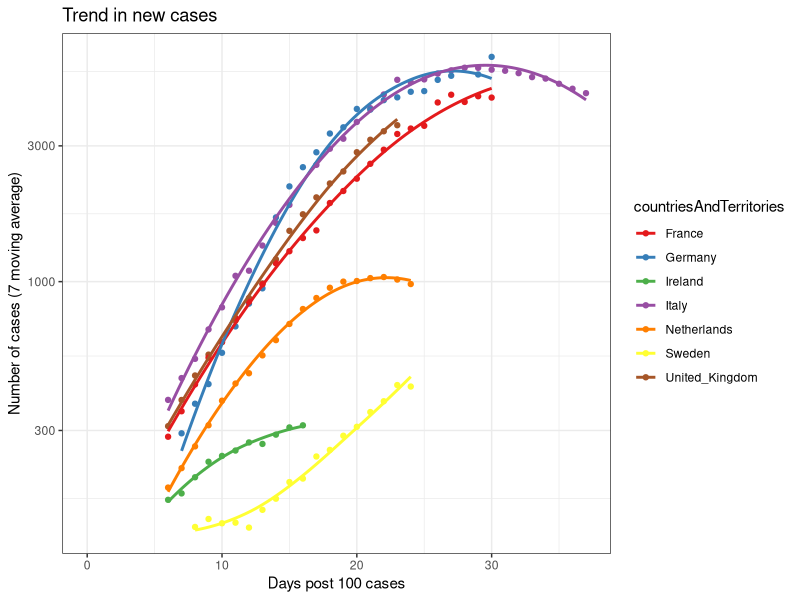
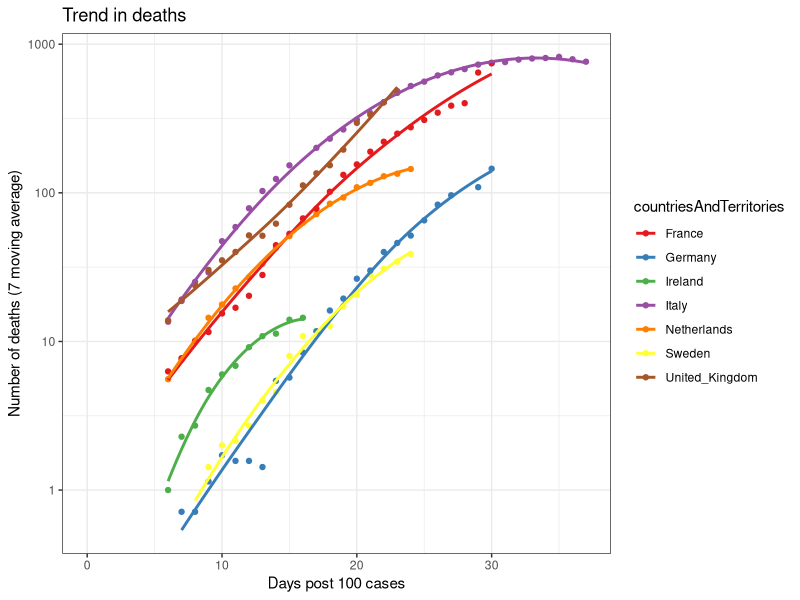
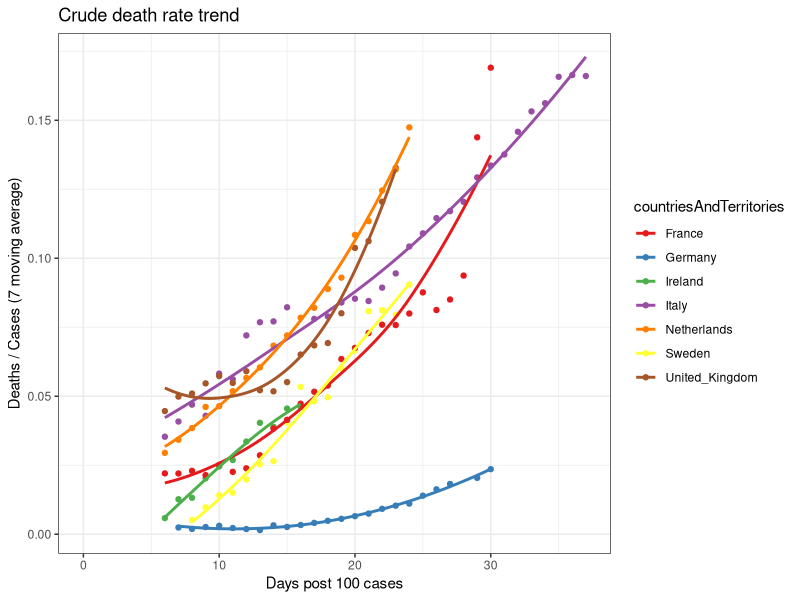
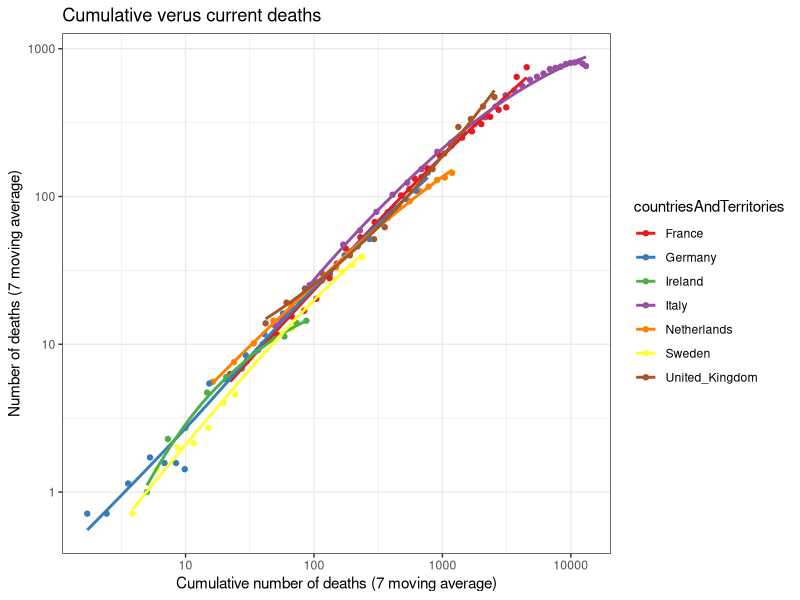

Recreate these plots in R, in order.
## ---- chunk 1
knitr::opts_chunk$set(echo = TRUE)
#setwd("~/git_repos/corona/")

library(readxl)
library(ggplot2)
library(zoo)
## ---- chunk 2
d = read_excel("COVID-19-geographic-disbtribution-worldwide.xlsx")
d$countriesAndTerritories = as.factor(d$countriesAndTerritories)
d$julian = as.numeric(julian(d$dateRep))
d$ID = c(1:nrow(d))

# Order deaths by time
ind = order(d$julian, d$countriesAndTerritories) 
d = d[ind,]

d$cumdeaths = ave(d$deaths, 
                  d$countriesAndTerritories, 
                  FUN=function(x){cumsum(x)})
## ---- chunk 3
casesThreshold = 100
casesStr = paste0('Days post ',casesThreshold,' cases') # String for graph labels
dplus = subset(d, cases>casesThreshold)
startDate = aggregate(julian~countriesAndTerritories + 
                        geoId + 
                        countryterritoryCode, 
                      data=dplus, 
                      FUN=function(x) {min(x)})

ind = match(dplus$countryterritoryCode,
            startDate$countryterritoryCode)
dplus$daysIn = dplus$julian - startDate$julian[ind]
## ---- chunk 4
country = c('Ireland',
            'Italy',
            'Sweden',
            'United_Kingdom',
            'Netherlands', 
            'Germany',
            'France')

d2 = subset(dplus, 
            countriesAndTerritories %in% country)
## ---- chunk 5
dayWindow = 7
rollingStr = paste0('(',dayWindow,' moving average)')  # String for graph labels
for (i in 1:length(country)) {
  tmp=subset(d2, countriesAndTerritories==country[i])
  tmp$deaths_rolling = rollmean(tmp$deaths, k=dayWindow, align='right', fill=NA)
  tmp$cumdeaths_rolling = rollmean(tmp$cumdeaths, k=dayWindow, align='right', fill=NA)
  tmp$cases_rolling = rollmean(tmp$cases, k=dayWindow, align='right', fill=NA)
  
  if (i==1) {
    d3 = tmp
  } else {
    d3 = rbind(d3, tmp)
  }
}
## ---- chunk 6
ggplot(data=d3,
       aes(x=daysIn, 
           y=cases_rolling, 
           colour=countriesAndTerritories)) +
  geom_point() + 
  geom_smooth(method = 'loess', 
              span=1.5,
              se=FALSE) +
  scale_y_log10() +
  scale_color_brewer(palette = 'Set1') +
  theme_bw() + 
  labs(x=casesStr,
       y=paste('Number of cases',rollingStr),
       title='Trend in new cases')
## ---- chunk 7
ggplot(data=d3,
       aes(x=daysIn, 
           y=deaths_rolling, 
           colour=countriesAndTerritories)) +
  geom_point() + 
  geom_smooth(method = 'loess', 
              span=1.5,
              se=FALSE) +
  scale_y_log10() +
  scale_color_brewer(palette = 'Set1') +
  theme_bw() + 
  labs(x=casesStr,
       y=paste('Number of deaths',rollingStr),
       title='Trend in deaths')
## ---- chunk 8
ggplot(data=d3,
       aes(y=deaths_rolling/cases_rolling, 
           x=daysIn, 
           colour=countriesAndTerritories)) +
  geom_point() + 
  geom_smooth(method = 'loess', 
              span=1.5,
              se=FALSE) +
  scale_color_brewer(palette = 'Set1') +
  theme_bw() + 
  labs(y=paste('Deaths / Cases',rollingStr),
       x=casesStr,
       title='Crude death rate trend')
## ---- chunk 9
ggplot(data=d3,
       aes(x=cumdeaths_rolling, 
           y=deaths_rolling, 
           colour=countriesAndTerritories)) +
  geom_point() + 
  geom_smooth(method = 'loess', 
              span=1.5,
              se=FALSE) +
  scale_y_log10() +
  scale_x_log10() +
  scale_color_brewer(palette = 'Set1') +
  theme_bw() + 
  labs(x=paste0('Cumulative number of deaths ',rollingStr),
       y=paste0('Number of deaths ',rollingStr),
       title='Cumulative verus current deaths')
